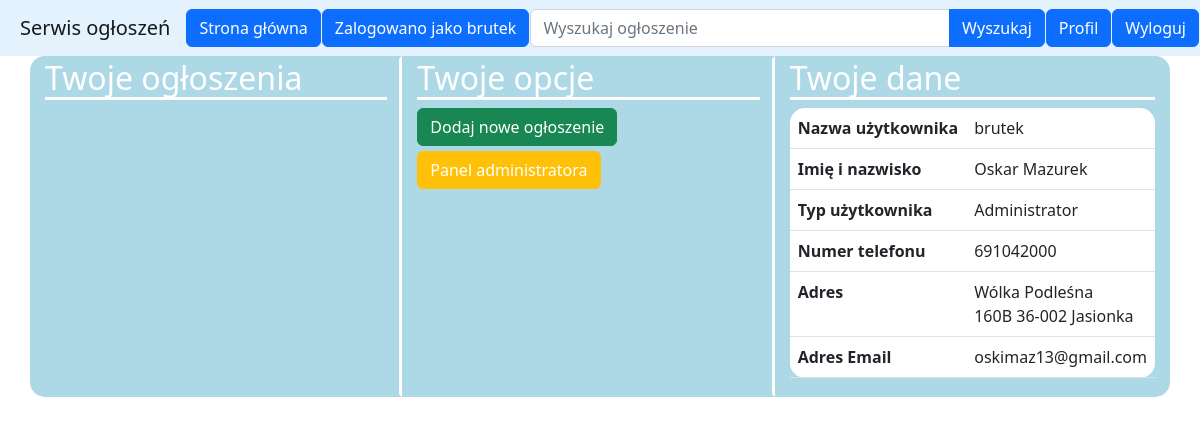
Page /profil/ (signed in) on the earlier database version.
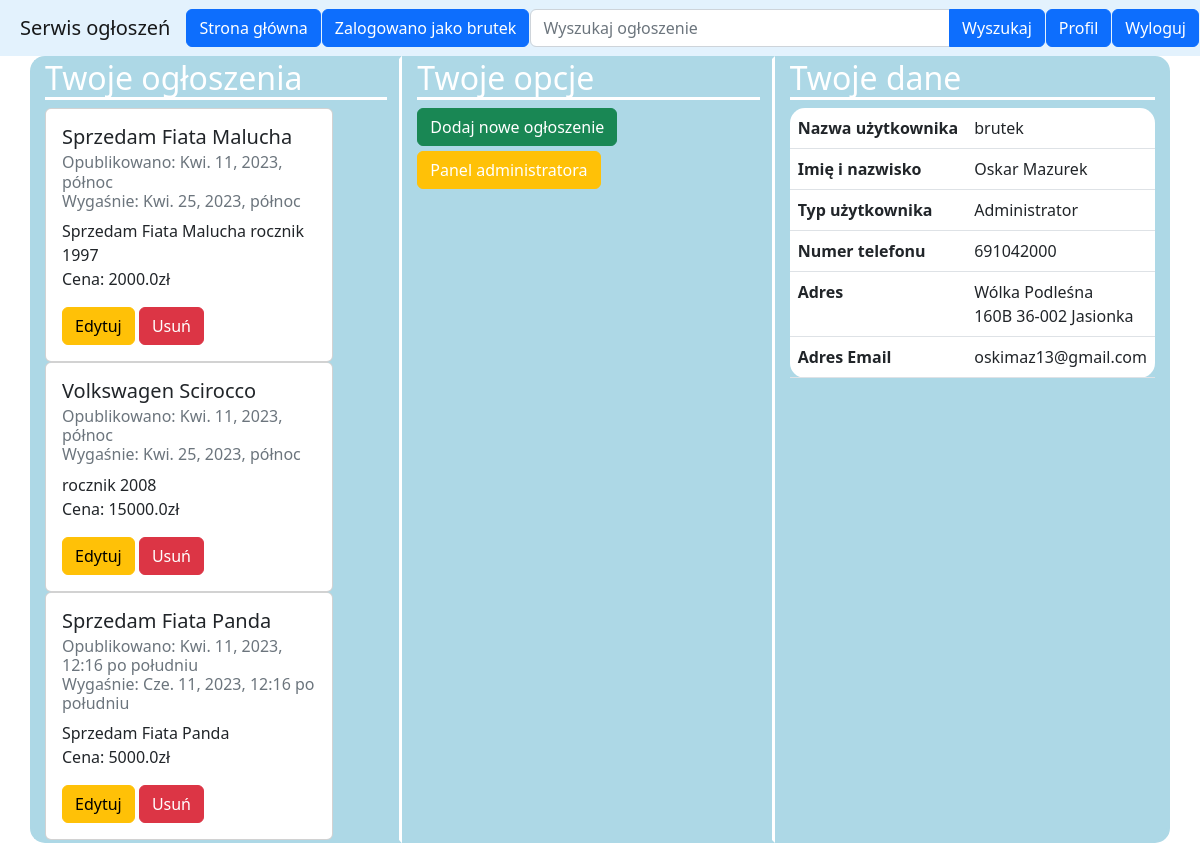
Same page on the later database version.
### SerwisOgloszenApp/models.py (models this page shows, shortened)
class Customer(models.Model):
    user = models.OneToOneField(User, null=True, blank=True, on_delete=models.CASCADE)
    USER_TYPES = (('ADM', 'Administrator'), ('U', 'User'))
    userType = models.CharField(max_length=3, choices=USER_TYPES, default='U')
    name = models.CharField(max_length=20)
    surName = models.CharField(max_length=40)
    telNum = models.IntegerField(verbose_name='Numer telefonu', null=False, blank=False)
    street = models.CharField(max_length=40)
    city = models.CharField(max_length=40)
    zipCode = models.CharField(max_length=6)
    def displayUserType(self):
        if self.userType == 'ADM':
            return "Administrator"
        if self.userType == 'U':
            return "Użytkownik"

class Ad(models.Model):
    customer = models.ForeignKey(Customer, null=False, blank=False, on_delete=models.CASCADE)
    adName = models.CharField(max_length=100, null=False, blank=False)
    description = models.TextField(max_length=2000, null=False, blank=False)
    cost = models.FloatField(verbose_name='Cena', null=False, blank=False)
    publicationDate = models.DateTimeField()
    expirationDate = models.DateTimeField()

### SerwisOgloszenApp/views.py (the view)
# urls.py: path('profil/', views.profile, name='profile'),
@login_required
def profile(request):
    user = get_object_or_404(User, pk=request.user.id)
    customer = get_object_or_404(Customer, user=user)
    today = date.today()
    userAds = Ad.objects.filter(customer=customer, expirationDate__gte=today).order_by('expirationDate')
    return render(request, "profile.html", {'userAds': userAds, 'customer': customer})

### templates/profile.html (shortened to what this page needs)
{% extends 'base.html' %}
{% load bootstrap4 %}
{% load bootstrap %}
{% block content %}
    <div class="container">
        <div class="row">
            <div class="col-sm" style="background-color: lightblue; border-style: solid;
            border-color: lightblue;
            border-bottom-left-radius: 15px;  border-top-left-radius: 15px;
            border-right-color: white; border-right-width: medium; ">
                <h2 style="color: white; border-bottom: white solid">Twoje ogłoszenia</h2>
                {% for userAd in userAds %}
                    <div class="card" style="width: 18rem;">
                        <div class="card-body">
                            <h5 class="card-title">{{ userAd.adName }}</h5>
                            <h6 class="card-subtitle mb-2 text-muted">Opublikowano: {{ userAd.publicationDate }}
                                <br>Wygaśnie: {{ userAd.expirationDate }}</h6>
                            <p class="card-text">{{ userAd.description }}<br>Cena: {{ userAd.cost }}zł</p>
                            <a href="#" class="btn btn-warning">Edytuj</a>
                            <a href="#" class="btn btn-danger">Usuń</a>
                        </div>
                    </div>
                {% endfor %}
            </div>
            <div class="col-sm" style="background-color: lightblue; border-style: solid;
             border-color: lightblue; border-right-color: white; border-right-width: medium;">
                <h2 style="color: white; border-bottom: white solid">Twoje opcje</h2>
                <a href="{% url 'addAd' %}" class="btn btn-success">Dodaj nowe ogłoszenie</a><br>
                {% if user.customer.userType == 'ADM' %}
                    <a id="a" href="{% url 'admin:index' %}">
                        <button class="btn btn-warning" style="color: white; margin-top: 5px">
                            Panel administratora
                        </button>
                    </a>
                {% endif %}
            </div>
            <div class="col-sm" style="background-color: lightblue; border-style: solid;
            border-bottom-right-radius: 15px; border-color: lightblue; border-top-right-radius: 15px;">
                <h2 style="color: white; border-bottom: white solid">Twoje dane</h2>
                <table class="table " style="border-radius: 15px; background-color: white">
                    <tbody>
                    <tr>
                        <th scope="row">Nazwa&nbsp;użytkownika</th>
                        <td>{{ customer.user.username }}</td>
                    </tr>
                    <tr>
                        <th scope="row">Imię i nazwisko</th>
                        <td>{{ customer.name }}&nbsp;{{ customer.surName }}</td>
                    </tr>
                    <tr>
                        <th scope="row">Typ użytkownika</th>
                        <td>{{ customer.displayUserType }}</td>
                    </tr>
                    <tr>
                        <th scope="row">Numer telefonu</th>
                        <td>{{ customer.telNum }}</td>
                    </tr>
                    <tr>
                        <th scope="row">Adres</th>
                        <td>{{ customer.street }}&nbsp;{{ customer.zipCode }}&nbsp;{{ customer.city }}</td>
                    </tr>
                    <tr>
                        <th scope="row">Adres Email</th>
                        <td>{{ customer.user.email }}</td>
                    </tr>
                    </tbody>
                </table>
            </div>
        </div>
    </div>
{% endblock content %}

### templates/base.html (shortened to what this page needs)
<!DOCTYPE html>
<html lang="en">
<head>
    {% load static %}
    <link rel="stylesheet" type="text/css" href="{% static 'styles/style.css' %}"/>
    <link href="https://cdn.jsdelivr.net/npm/bootstrap@5.2.0-beta1/dist/css/bootstrap.min.css" rel="stylesheet"
>
</head>
<body>
<nav style="padding-left: 20px; background-color: #e3f2fd;" class="navbar navbar-expand-lg navbar-light sticky-top">
    <a class="navbar-brand">Serwis ogłoszeń</a>
    <div class="navbar-collapse" id="navbarSupportedContent">
        <ul class="navbar-nav mr-auto">
            <li class="nav-item active">
                <a class="btn btn-primary" href="{% url 'showAllAds' %}">Strona&nbsp;główna</a>
            </li>
            {% if user.is_authenticated %}
                <li class="nav-item">
                    <a class="btn btn-primary"
                       style="margin-left: 1px; pointer-events: none;margin-right: 1px;">Zalogowano&nbsp;jako&nbsp;{{ user.username }}</a>
                </li>
            {% endif %}
        </ul>
        <div class="input-group">
            <input type="search" class="form-control " placeholder="Wyszukaj ogłoszenie" aria-label="Search"
                   aria-describedby="search-addon"/>
            <button type="button" class="btn  btn-primary">Wyszukaj</button>
        </div>
        {% if user.is_authenticated %}
            <ul class="navbar-nav mr-auto">
                <li class="nav-item">
                    <a class="btn btn-primary" style="margin-left: 1px" href="{% url 'profile' %}">Profil</a>
                </li>
                <li class="nav-item">
                    <a class="btn btn-primary" style="margin-right: 1px; margin-left: 1px" href="{% url 'logout' %}">Wyloguj</a>
                </li>
            </ul>
        {% endif %}
    </div>
</nav>
{% block content %}{% endblock content %}
</body>
</html>

Differences in the rows shown:
added Ad: adName "Sprzedam Fiata Malucha", publicationDate "Kwi. 11, 2023, północ", expirationDate "Kwi. 25, 2023, północ", description "Sprzedam Fiata Malucha rocznik 1997", cost "2000.0"
added Ad: adName "Volkswagen Scirocco", publicationDate "Kwi. 11, 2023, północ", expirationDate "Kwi. 25, 2023, północ", description "rocznik 2008", cost "15000.0"
added Ad: adName "Sprzedam Fiata Panda", publicationDate "Kwi. 11, 2023, 12:16 po południu", expirationDate "Cze. 11, 2023, 12:16 po południu", description "Sprzedam Fiata Panda", cost "5000.0"
